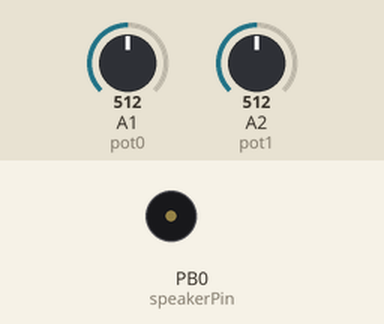
The sketch below on a simulated ATtiny85, built with avr-gcc and run on an emulated ATtiny85. Shown: buzzer (waves = sounding). Inputs (shaded band) come from the test bench; at power-on: A1 (pot0) = 512, A2 (pot1) = 512.

Above: at 0.1 s.
At 1.2 s:
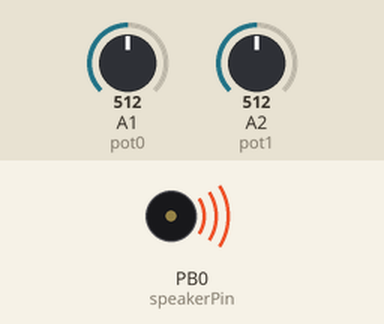
1.3 s: A1 (pot0) set to 122
4.3 s: A2 (pot1) set to 716
Timing chart, 0 to 7.3 s (numbered marks = the images above; inputs shaded):
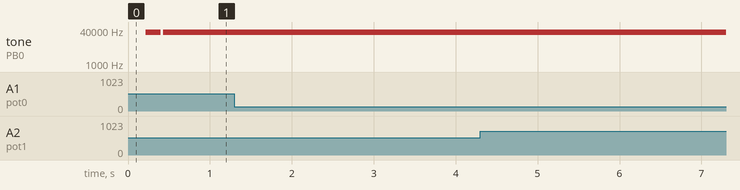

The sketch:

HEK-8bitMixTapeExamples.ino
```cpp
// 8Step MixTape Example Code
// Basic Onliner
// Crazy shit 8-bit symphony generator
/*
 * inspired by:
 *  http://countercomplex.blogspot.com/2011/10/algorithmic-symphonies-from-one-line-of.html
 *  http://countercomplex.blogspot.com.es/2011/10/some-deep-analysis-of-one-line-music.html
 *
 *  try it online:
 *  http://wurstcaptures.untergrund.net/music/
 *
 */

// ATMEL ATTINY85 / ARDUINO
//
//                      +-\/-+
//  Reset A0 (D 5) PB5 1|    |8  Vcc
//        A3 (D 3) PB3 2|    |7  PB2 (D 2) A1
//   A2 pwm4 (D 4) PB4 3|    |6  PB1 (D 1) pwm1
//                 GND 4|    |5  PB0 (D 0) pwm0
//                      +----+

int speakerPin = PB0;

int pot0 = A1; //PB2
int pot1 = A2; //PB4

long t = 0;

unsigned int p0 = 0;
unsigned int delta_T = 0;

int snd = 0;


void setup () {

  TCCR0B = TCCR0B & B11111000 | B00000001; //no timer pre-scaler, fast PWM

  pinMode (speakerPin, OUTPUT);

  pinMode (pot0, INPUT);
  pinMode (pot1, INPUT);

}

void loop () {

    p0 = (analogRead(pot0)>>4);
    delta_T = ((analogRead(pot1)));

    snd = t*((t>>12|t>>8)&63&t>>(p0>>3));

    //snd = t>>4&1?t>>5:-t>>(p0>>3) ;
    //snd = (t|4) * ((t>>17|t>>11)&p0&t>>3);
    //snd = t>>3&1?t>>17:-t>>p0;
    //snd = t*t/p0;
    //snd = (t|5) * ((t>>p0|t>>11)&p0&t>>3);
    //snd = t * ((t>>p0|t>>83)&7&t>>5);
    //snd = (t*(t>>8|t>>4))>>(t>>p0);

    analogWrite (speakerPin, snd);
    delayMicroseconds((delta_T+1>>0)+1);
    t++;

}
```
